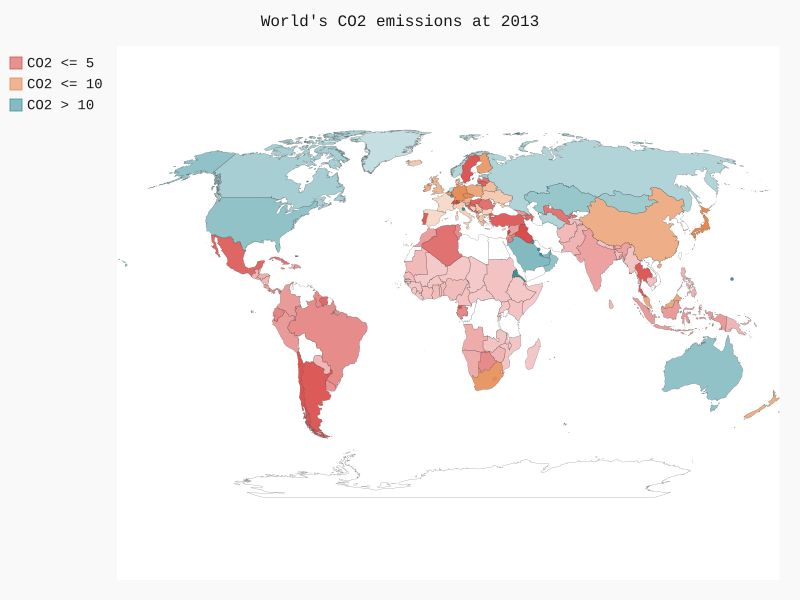

This chart was generated by the following Python code:
import pandas as pd

from pygal.style import *
from pygal_maps_world.maps import World
from country_codes import get_country_code

csv = pd.read_csv("co2_emissions.csv", keep_default_na=False, skiprows=4)
csv['code'] = csv['Country Name'].apply(get_country_code)
# 需要把CO2排放量转换为数字格式
csv['digit_2013'] = pd.to_numeric(csv['2013'])

# 把CO2排放量分3个层次
# 并把国家码和对应的2013年CO2排放量取出来放在字典中
co2_1, co2_2, co2_3 = {}, {}, {}
for code, co2 in zip(csv['code'], csv['digit_2013']):
    if co2 <= 5:
        co2_1[code] = co2
    elif co2 <=10:
        co2_2[code] = co2
    else:
        co2_3[code] = co2

wm = World(fill=True, style=RedBlueStyle)
wm.title = "World's CO2 emissions at 2013"
wm.add("CO2 <= 5", co2_1)
wm.add("CO2 <= 10", co2_2)
wm.add("CO2 > 10", co2_3)
wm.render_to_file("practice_16-7.svg")
